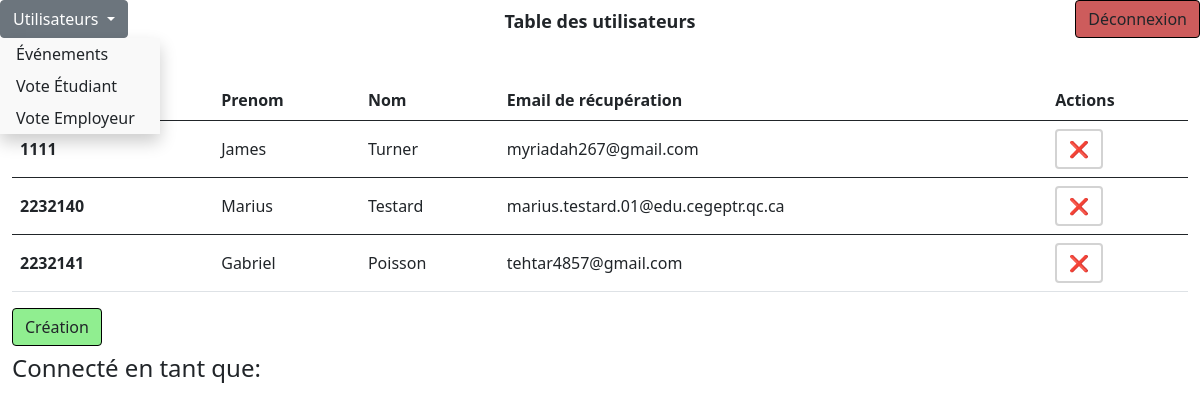
Page /userBD.php on the committed database.
### tables this page shows
CREATE TABLE `user` (
  `numEmploye` int(11) PRIMARY KEY NOT NULL,
  `password` varchar(1024) NOT NULL,
  `prenom` varchar(50) NOT NULL,
  `nom` varchar(50) NOT NULL,
  `recoverEmail` varchar(255) NOT NULL
);

### userBD.php (the view, shortened to what this page needs)
<!DOCTYPE html>
<html lang="en">
<head>
    <link href="https://cdn.jsdelivr.net/npm/bootstrap@5.0.2/dist/css/bootstrap.min.css" rel="stylesheet">
    <link rel="stylesheet" href="css/accueil.css">
    <link rel="stylesheet" href="js/script.js">
</head>
<body>
    <?php
    $servername = "localhost";
    $username = "root";
    $password = "root";
    $bd = "smileyFace";
    $conn = new mysqli($servername, $username, $password, $bd);
    $sql = "SELECT numEmploye, password, prenom, nom, recoverEmail FROM user";
    $conn->query('SET NAMES utf8');
    $result = $conn->query($sql);
    ?>
    <div class="container-fluid h-100">
        <div class="row navBar">
            <div class="col-2 p-0">
                <div class="dropdown">
                <a class="btn btn-secondary dropdown-toggle" href="#" role="button" id="dropdownMenuLink">
                        <?php
                        $page_name = 'Utilisateurs';
                        echo $page_name;
                        ?>
                    </a>
                </div>
            </div>
            <div class="col-8 p-2 text-center">
                <p>Table des utilisateurs</p>
            </div>
            <div class="col-2 p-0 text-end">
                <button class="btn buttonNav" id="butSignOut" onclick="window.location.href='deconnexion.php'">Déconnexion</button>
            </div>
        </div>
        <div class="row mainWindow">
            <div class="col-12 my-custom-scrollbar">
                <table class="table" id="dtVerticalScrollExample">
                    <thead>
                        <tr>
                            <th scope="col">N° Employé</th>
                            <th scope="col">Prenom</th>
                            <th scope="col">Nom</th>
                            <th scope="col">Email de récupération</th>
                            <th scope="col">Actions</th>
                        </tr>
                    </thead>
                    <?php
                    if ($result->num_rows > 0) {
                        while ($row = $result->fetch_assoc()) {
                    ?>
                            <tbody>
                                <tr>
                                    <th scope="row"><?php echo $row["numEmploye"] ?></th>
                                    <td><?php echo $row["prenom"] ?></td>
                                    <td><?php echo $row["nom"] ?></td>
                                    <td><?php echo $row["recoverEmail"] ?></td>
                                    <td>
                                        <a href="supprimer.php?id=<?php echo $row["numEmploye"] ?>&eoU=<?php echo 1 ?>" class="btn btn-danger" type="button" id="butRemove" title="Supprimer">&#10060;</a>
                                    </td>
                                </tr>
                            </tbody>
                    <?php
                        }
                    } else {
                        echo "0 results";
                    }
                    ?>
                    <table>
                        <button class="btn buttonNav" id="butCreate" onclick="window.location.href='create.php'">Création</button>
                        <h3>
                            <h4>Connecté en tant que: <?php echo $_SESSION["prenom"] . " " . $_SESSION["nom"] ?></h4>
                        </h3>
            </div>
        </div>
    </div>
</body>
</html>

### css/accueil.css (style rules this page uses)
html, body { height: 100%; }
.navBar { height: 10%; }
.buttonNav { height: max-content; }
.mainWindow { height: 90%; }
p { font-weight: bold; font-size: 18px; }
#butCreate { background-color: lightgreen; border: solid black 1px; }
#butSignOut { background-color: indianred; border: solid black 1px; }
a { text-decoration: none; color: black; }
th, td { vertical-align: middle; }
#butRemove { background-color: white; border: solid lightgrey 2px; }
.dropdown { position: relative; display: inline-block; }

### rows in the picture
user: numEmploye "1111", prenom "James", nom "Turner", recoverEmail "myriadah267@gmail.com"
user: numEmploye "2232140", prenom "Marius", nom "Testard", recoverEmail "marius.testard.01@edu.cegeptr.qc.ca"
user: numEmploye "2232141", prenom "Gabriel", nom "Poisson", recoverEmail "tehtar4857@gmail.com"

### other values in the picture
$page_name "Utilisateurs"
